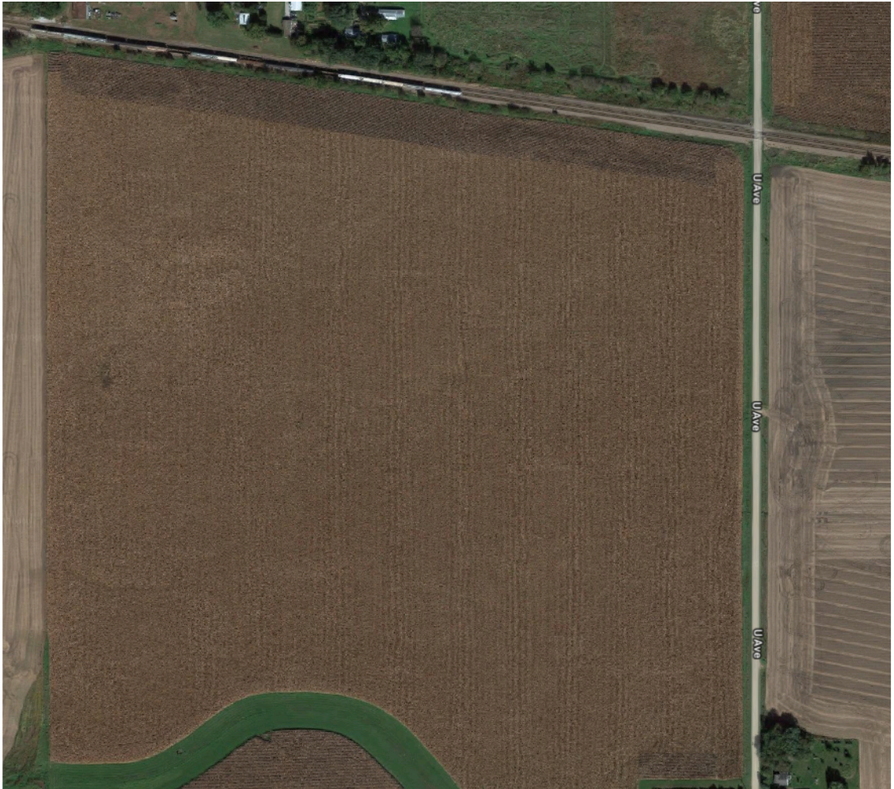
#> input picture vision/test1.png, 894 x 789 px, shrunk from 1130 x 997 before the run
$ python -i grip.py   (imports and definitions only)   (older library calls are emulated)
#> lines starting #> are read from the running program, lines starting #| are printed output that depends on the picture; after the words box and inside, x2 and y2 are one past the last pixel; in counts of white or black regions, pixels touching at a corner belong together
#> further down, picture is the input picture: shape (789, 894, 3); mean B, G, R 68.8, 84.7, 96.9
import cv2
import numpy
import math
from enum import Enum

class GripPipeline:
    """
    An OpenCV pipeline generated by GRIP.
    """

    def __init__(self):
        """initializes all values to presets or None if need to be set
        """

        self.__blur_0_type = BlurType.Box_Blur
        self.__blur_0_radius = 0.0

        self.blur_0_output = None

        self.__rgb_threshold_input = self.blur_0_output
        self.__rgb_threshold_red = [74.89415879631667, 127.99960815047024]
        self.__rgb_threshold_green = [0.0, 207.47727272727275]
        self.__rgb_threshold_blue = [41.82286785379568, 109.53409090909093]

        self.rgb_threshold_output = None

        self.__hsl_threshold_input = self.blur_0_output
        self.__hsl_threshold_hue = [9.278350515463917, 32.72727272727274]
        self.__hsl_threshold_saturation = [29.87347703842549, 171.54545454545453]
        self.__hsl_threshold_luminance = [0.0, 151.8409090909091]

        self.hsl_threshold_output = None

        self.__blur_1_input = self.hsl_threshold_output
        self.__blur_1_type = BlurType.Median_Filter
        self.__blur_1_radius = 15.492957746478872

        self.blur_1_output = None

        self.__find_blobs_input = self.blur_1_output
        self.__find_blobs_min_area = 1
        self.__find_blobs_circularity = [0.0, 1.0]
        self.__find_blobs_dark_blobs = False

        self.find_blobs_output = None

        self.__find_contours_input = self.blur_1_output
        self.__find_contours_external_only = False

        self.find_contours_output = None


    def process(self, source0):
        """
        Runs the pipeline and sets all outputs to new values.
        """
        # Step Blur0:
        self.__blur_0_input = source0
        (self.blur_0_output) = self.__blur(self.__blur_0_input, self.__blur_0_type, self.__blur_0_radius)

        # Step RGB_Threshold0:
        self.__rgb_threshold_input = self.blur_0_output
        (self.rgb_threshold_output) = self.__rgb_threshold(self.__rgb_threshold_input, self.__rgb_threshold_red, self.__rgb_threshold_green, self.__rgb_threshold_blue)

        # Step HSL_Threshold0:
        self.__hsl_threshold_input = self.blur_0_output
        (self.hsl_threshold_output) = self.__hsl_threshold(self.__hsl_threshold_input, self.__hsl_threshold_hue, self.__hsl_threshold_saturation, self.__hsl_threshold_luminance)

        # Step Blur1:
        self.__blur_1_input = self.hsl_threshold_output
        (self.blur_1_output) = self.__blur(self.__blur_1_input, self.__blur_1_type, self.__blur_1_radius)

        # Step Find_Blobs0:
        self.__find_blobs_input = self.blur_1_output
        (self.find_blobs_output) = self.__find_blobs(self.__find_blobs_input, self.__find_blobs_min_area, self.__find_blobs_circularity, self.__find_blobs_dark_blobs)

        # Step Find_Contours0:
        self.__find_contours_input = self.blur_1_output
        (self.find_contours_output) = self.__find_contours(self.__find_contours_input, self.__find_contours_external_only)


    @staticmethod
    def __rgb_threshold(input, red, green, blue):
        """Segment an image based on color ranges.
        Args:
            input: A BGR numpy.ndarray.
            red: A list of two numbers the are the min and max red.
            green: A list of two numbers the are the min and max green.
            blue: A list of two numbers the are the min and max blue.
        Returns:
            A black and white numpy.ndarray.
        """
        out = cv2.cvtColor(input, cv2.COLOR_BGR2RGB)
        return cv2.inRange(out, (red[0], green[0], blue[0]),  (red[1], green[1], blue[1]))
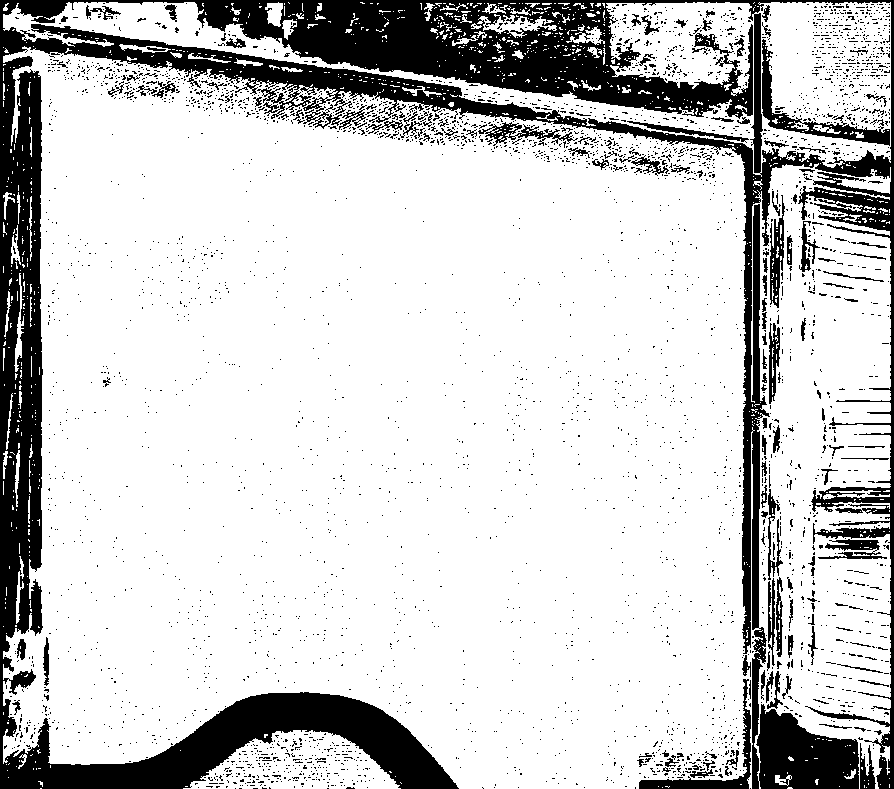
#> returned value: shape (789, 894); 80.6% white; 3969 black regions (3822 under 20 px), largest, box (x1, y1, x2, y2) and area: (0, 0, 894, 789) 110935, (762, 39, 890, 146) 1958, (639, 679, 751, 789) 1522

    @staticmethod
    def __hsl_threshold(input, hue, sat, lum):
        """Segment an image based on hue, saturation, and luminance ranges.
        Args:
            input: A BGR numpy.ndarray.
            hue: A list of two numbers the are the min and max hue.
            sat: A list of two numbers the are the min and max saturation.
            lum: A list of two numbers the are the min and max luminance.
        Returns:
            A black and white numpy.ndarray.
        """
        out = cv2.cvtColor(input, cv2.COLOR_BGR2HLS)
#> out: shape (789, 894, 3); mean of channels 0, 1, 2 19.5, 83.7, 47.7
        return cv2.inRange(out, (hue[0], lum[0], sat[0]),  (hue[1], lum[1], sat[1]))
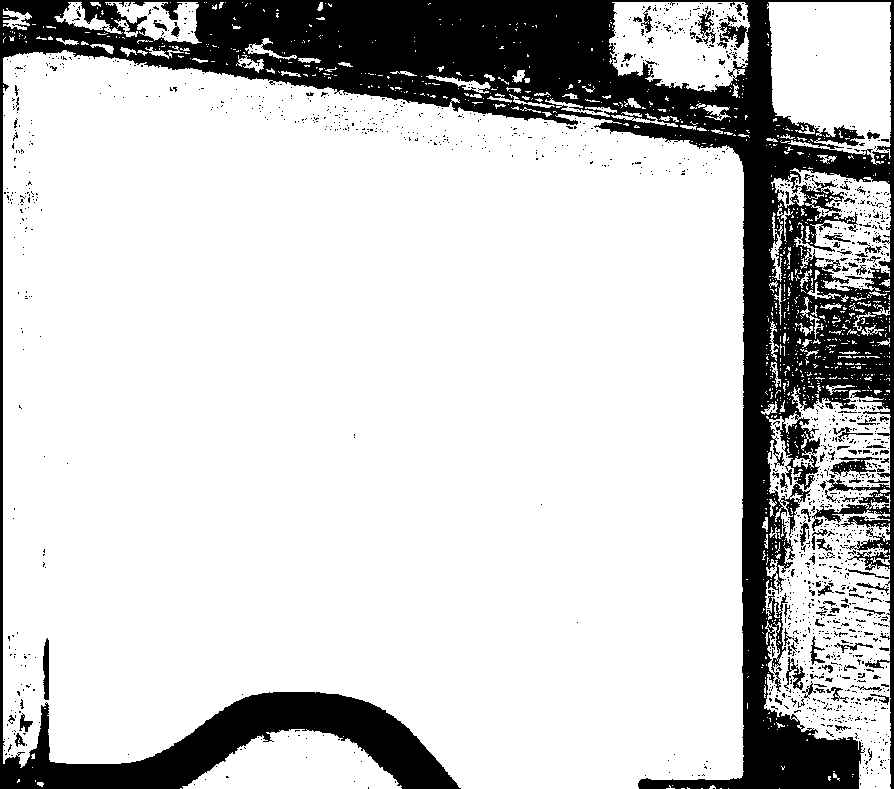
#> returned value: shape (789, 894); 80.2% white; 1493 black regions (1390 under 20 px), largest, box (x1, y1, x2, y2) and area: (0, 0, 894, 789) 130068, (830, 457, 879, 477) 434, (43, 638, 49, 700) 307

    @staticmethod
    def __blur(src, type, radius):
        """Softens an image using one of several filters.
        Args:
            src: The source mat (numpy.ndarray).
            type: The blurType to perform represented as an int.
            radius: The radius for the blur as a float.
        Returns:
            A numpy.ndarray that has been blurred.
        """
        if(type is BlurType.Box_Blur):
            ksize = int(2 * round(radius) + 1)
            return cv2.blur(src, (ksize, ksize))
        elif(type is BlurType.Gaussian_Blur):
            ksize = int(6 * round(radius) + 1)
            return cv2.GaussianBlur(src, (ksize, ksize), round(radius))
        elif(type is BlurType.Median_Filter):
            ksize = int(2 * round(radius) + 1)
            return cv2.medianBlur(src, ksize)
        else:
            return cv2.bilateralFilter(src, -1, round(radius), round(radius))

    @staticmethod
    def __find_blobs(input, min_area, circularity, dark_blobs):
        """Detects groups of pixels in an image.
        Args:
            input: A numpy.ndarray.
            min_area: The minimum blob size to be found.
            circularity: The min and max circularity as a list of two numbers.
            dark_blobs: A boolean. If true looks for black. Otherwise it looks for white.
        Returns:
            A list of KeyPoint.
        """
        params = cv2.SimpleBlobDetector_Params()
        params.filterByColor = 1
        params.blobColor = (0 if dark_blobs else 255)
        params.minThreshold = 10
        params.maxThreshold = 220
        params.filterByArea = True
        params.minArea = min_area
        params.filterByCircularity = True
        params.minCircularity = circularity[0]
        params.maxCircularity = circularity[1]
        params.filterByConvexity = False
        params.filterByInertia = False
#> (the run stopped early here; a loop or call above may not have finished)
